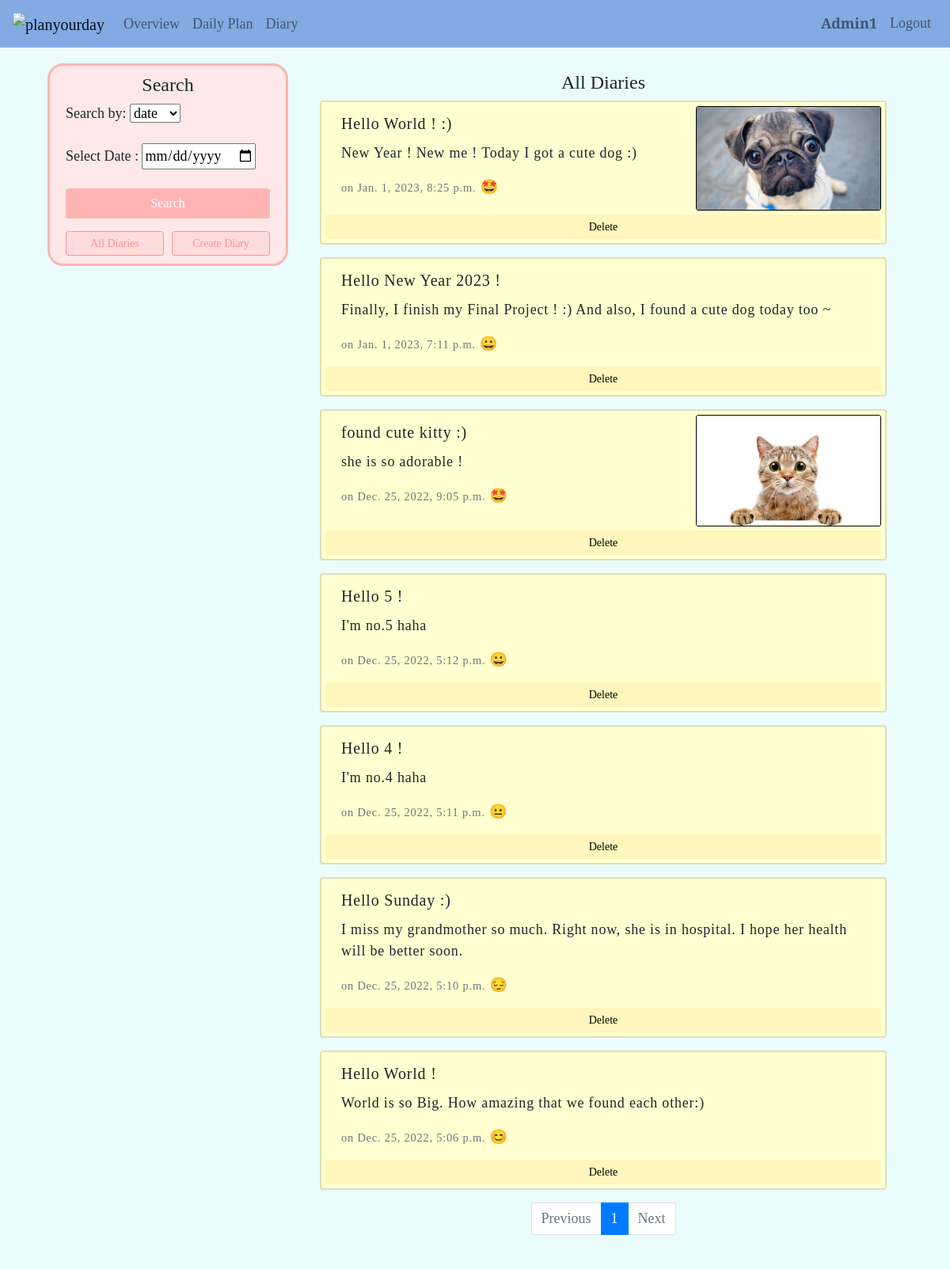
/all_diaries (signed in), run on the app's committed database.
### plan/models.py (models this page shows, shortened)
class User(AbstractUser):
    pass

class Diary(models.Model):
    title = models.TextField(max_length=128)
    timestamp = models.DateTimeField(auto_now=False, auto_now_add=True)
    content = models.TextField()
    image = models.ImageField(upload_to='images/', blank=True)
    mood = models.CharField(max_length=16)
    user = models.ForeignKey(User, on_delete=models.CASCADE, related_name="diary")

### plan/views.py (the view)
# urls.py: path("all_diaries", views.all_diaries, name="all_diaries"),
@login_required
def all_diaries(request):
    if request.method == "POST":
        if 'date-search' in request.POST:
            date_search = request.POST["date-search"]
            diaries = Diary.objects.filter(user=request.user,timestamp__date=date_search).order_by('-timestamp')
            diary_header = f"Diary was writen by {date_search}"
        elif 'mood-select' in request.POST:
            mood_number = request.POST['mood-select']
            mood_select = f"&#{mood_number};"
            diaries = Diary.objects.filter(user=request.user, mood=mood_select).order_by('-timestamp')
            mood_word = inverse_moods[mood_select]
            diary_header = f"The diary entries are being sorted by {mood_word} mood."
    else:
        diaries = Diary.objects.filter(user=request.user).order_by('-timestamp')
        diary_header = "All Diaries"
    paginator = Paginator(diaries, 7)
    page_number = request.GET.get('page')
    page_obj = paginator.get_page(page_number)
    num_pages = page_obj.paginator.num_pages
    page_range = range(1, num_pages + 1)
    return render(request, "plan/all_diaries.html",{
        'page_obj': page_obj,
        'page_range': page_range,
        'diary_header': diary_header
    })

### plan/templates/plan/all_diaries.html (shortened to what this page needs)
{% extends 'plan/layout.html' %}
{% load static %}
{% block body %}
<div id="part-alldiary">
    <div id="part1-alldiary">
        <section id="diary-search-part">
            <h4>Search</h4>
            <div id="search-by-part">
                <div class="form-group">
                    <label for="search-select">Search by:</label>
                    <select id="search-select">
                        <option value="date">date</option>
                    </select>
                </div>
            </div>
            <div id="date-search-view">
                <form action="{% url 'all_diaries' %}" method="post">
                    <div class="form-group">
                        <label for="date-search-diary">Select Date :
                            <input type="date" id="date-search-diary" name="date-search" required>
                        </label>
                    </div>
                    <div class="form-group">
                        <input type="submit" value="Search" class="btn btn-md diary-search-button">
                    </div>
                </form>
            </div>
            <div id="diary-search-button-div">
                <button class="btn btn-sm" id="all-diary-button"><a href="{% url 'all_diaries' %}">All
                        Diaries</a></button>
                <button class="btn btn-sm" id="back-to-create-button"><a href="{% url 'diary'%}">Create
                        Diary</a></button>
            </div>
        </section>
    </div>
    <div id="part2-alldiary">
        <h4>{{diary_header}}</h4>
        <section id="diary-all-part">
            {% for diary in page_obj %}
            <div class="card mb-3 diary-card">
                <div class="row no-gutters">
                    {% if diary.image %}
                    <div class="col-md-8">
                        {% else %}
                        <div class="col-md-12">
                            {% endif %}
                            <div class="card-body">
                                <h5 class="card-title">{{diary.title}}</h5>
                                <p class="card-text">{{diary.content}}</p>
                                <p class="card-text"><small class="text-muted">on {{diary.timestamp}}</small>
                                    {{diary.mood|safe}}</p>
                            </div>
                        </div>
                        {% if diary.image %}
                        <div class="col-md-4">
                            <img src="{{ diary.image.url }}" class="card-img" alt="diary image">
                        </div>
                        {% endif %}
                        <div class="delete-diary-button-div">
                            <form action="{% url 'delete_diary' diary.id %}" method="post">
                                <button type="submit" class="btn btn-sm delete-diary-button">Delete</button>
                            </form>
                        </div>
                    </div>
                </div>
                {% empty %}
                <h6 style="text-align: center;">No Diary was Found</h6>
                {% endfor %}
                <nav aria-label="Page navigation" id="nav-paginator">
                    <ul class="pagination">
                        {% if page_obj.has_previous %}
                        <li class="page-item">
                            <a class="page-link" href="?page={{ page_obj.previous_page_number }}">Previous</a>
                        </li>
                        {% else %}
                        <li class="page-item disabled">
                            <span class="page-link">Previous</span>
                        </li>
                        {% endif %}
                        {% for page_number in page_range %}
                        {% if page_obj.number == page_number %}
                        <li class="page-item active" aria-current="page">
                            <a class="page-link" href="?page={{ page_number }}">{{page_number}} </a>
                        </li>
                        {% else %}
                        <li class="page-item"><a class="page-link" href="?page={{ page_number }}">{{page_number}}</a>
                        </li>
                        {% endif %}
                        {% endfor %}
                        {% if page_obj.has_next %}
                        <li class="page-item">
                            <a class="page-link" href="?page={{ page_obj.next_page_number }}">Next</a>
                        </li>
                        {% else %}
                        <li class="page-item disabled">
                            <span class="page-link">Next</span>
                        </li>
                        {% endif %}
                    </ul>
                </nav>
        </section>
    </div>
</div>
{% endblock %}

### plan/templates/plan/layout.html (shortened to what this page needs)
{% load static %}
{% load tz %}
{% timezone "Asia/Bangkok" %}
<!DOCTYPE html>
<html lang="en">
<head>
    <link rel="stylesheet" href="https://cdn.jsdelivr.net/npm/bootstrap@4.0.0/dist/css/bootstrap.min.css"
>
    <link href="{% static 'plan/styles.css' %}" rel="stylesheet">
</head>
<body>
    <nav class="navbar navbar-expand-lg navbar-light">
        <a class="navbar-brand" href="{% url 'index' %}">
            <img id="logo"
                src="https://lh3.googleusercontent.com/u/0/d/1V7JAQnjdDysfP7HzoOeMqG2aF-jhIlr1=w2880-h1642-iv2"
                alt="planyourday" height="50px">
        </a>
        <div class="collapse navbar-collapse" id="navbarSupportedContent">
            {% if user.is_authenticated %}
            <ul class="navbar-nav mr-auto">
                <li class="nav-item">
                    <a class="nav-link" href="{% url 'index' %}">Overview</a>
                </li>
                <li class="nav-item">
                    <a class="nav-link" href="{% url 'planner' %}">Daily Plan</a>
                </li>
                <li class="nav-item">
                    <a class="nav-link" href="{% url 'diary' %}">Diary</a>
                </li>
            </ul>
            {% endif %}
            <ul class="navbar-nav ml-auto">
                {% if user.is_authenticated %}
                <li class="nav-item">
                    <a class="nav-link"><strong>{{ user.username }}</strong></a>
                </li>
                <li class="nav-item">
                    <a class="nav-link" href="{% url 'logout' %}">Logout</a>
                </li>
                {% endif %}
            </ul>
        </div>
    </nav>
    {% block body %}
    {% endblock %}
</body>
</html>
{% endtimezone %}

### plan/static/plan/styles.css (style rules this page uses)
body { background-color: #EAFDFC; }
nav { background-color: #82AAE3; font-size: large; font-weight: 500; }
.navbar, .nav-link { color: #EAFDFC; }
#logo { border-radius: 5px; }
h4 { text-align: center; }
#part-overview, #part-planner, #part-diary, #part-alldiary { display: flex; width: 100%; }
.card { margin: auto; background-color: #FFFFD0; letter-spacing: 0.5px; }
.card-body { padding: 10px 20px; }
#part-alldiary { padding: 20px 5%; }
#part1-alldiary { width: 30%; }
#part2-alldiary { width: 70%; padding: 10px 20px; }
#diary-search-part { background-color: #FFE8E8; padding: 10px 20px; border: 3px solid #FFB4B4; border-radius: 20px; margin-right: 20px; font-size: 18px; }
.diary-search-button { width: 100%; background-color: #FFB4B4; color: white; }
#diary-search-button-div { display: flex; flex-direction: row; justify-content: space-between; }
#all-diary-button, #back-to-create-button { width: 48%; background-color: #FFDCDC; border-color: #FF9292; border-width: 1.5px; color: #FF9292; }
#all-diary-button>a, #back-to-create-button>a { text-decoration: none; color: inherit; }
.diary-card { border-width: 2px; font-size: 18px; letter-spacing: 0.8px; padding: 5px; }
.delete-diary-button { border-width: 1.5px; font-weight: 500; width: 100%; background-color: #FFF6BD; margin-top: 5px; }
.delete-diary-button-div { width: 100%; }
.card-img { border: 1px solid black; }
#nav-paginator { display: flex; justify-content: center; background-color: #EAFDFC; }

### plan/templates/plan/layout.html (style rules this page uses)
body { font-family: 'EB Garamond', serif; }

### data on the page
User: username "Admin1"
Diary: title "Hello World ! :)", content "New Year ! New me ! Today I got a cute dog :)", timestamp "Jan. 1, 2023, 8:25 p.m.", mood "🤩", image (picture)
Diary: title "Hello New Year 2023 !", content "Finally, I finish my Final Project ! :) And also, I found a cute dog today too ~", timestamp "Jan. 1, 2023, 7:11 p.m.", mood "😀"
Diary: title "found cute kitty :)", content "she is so adorable !", timestamp "Dec. 25, 2022, 9:05 p.m.", mood "🤩", image (picture)
Diary: title "Hello 5 !", content "I'm no.5 haha", timestamp "Dec. 25, 2022, 5:12 p.m.", mood "😀"
Diary: title "Hello 4 !", content "I'm no.4 haha", timestamp "Dec. 25, 2022, 5:11 p.m.", mood "😐"
Diary: title "Hello Sunday :)", content "I miss my grandmother so much. Right now, she is in hospital. I hope her health will be better soon.", timestamp "Dec. 25, 2022, 5:10 p.m.", mood "😔"
Diary: title "Hello World !", content "World is so Big. How amazing that we found each other:)", timestamp "Dec. 25, 2022, 5:06 p.m.", mood "😊"

### other printed values
{{ diary_header }} "All Diaries"
{{ page_number }} "1"
